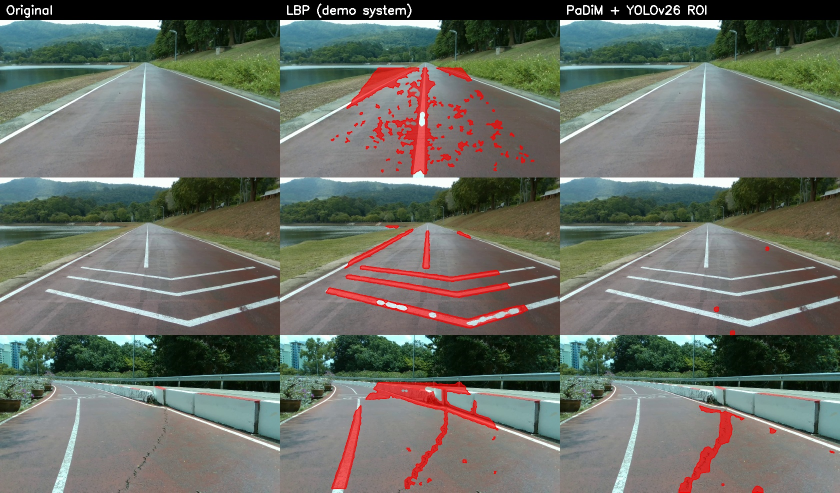
#> input picture results/evaluation/qualitative_lbp_vs_padim_real.jpg, 1680 x 985 px (shown at 1/2 size); its folder holds only this picture in this run
$ python figure_traditional_steps.py ../results/evaluation/qualitative_lbp_vs_padim_real.jpg
#> lines starting #> are read from the running program, lines starting #| are printed output that depends on the picture; after the words box and inside, x2 and y2 are one past the last pixel; in counts of white or black regions, pixels touching at a corner belong together
### roi/traditional_segment.py
"""
Traditional Computer-Vision Segmentation of the Whole Running-Track Area
==========================================================================
Project: track-segmentation-ver2

APPROACH
--------
The running track in this dataset is a painted reddish/maroon rubber
surface that is visually distinct from its surroundings (green grass, gray
concrete curbs, water, sky, trees) in every sample image. We combine two
classical, non-learned signals:

  1. COLOR: convert BGR -> CIE LAB and Otsu-threshold the 'a' channel
     (green<->red axis, lighting-largely-invariant) to get a binary
     "reddish" mask. Otsu (rather than a fixed cutoff) re-derives the
     threshold per image, since ambient lighting shifts across the dataset
     (sun vs. overcast).
  2. FIELD-OF-VIEW PRIOR: every image comes from the same fixed,
     chest/head-mounted camera walking down the track, so the track's
     on-screen position is dataset-consistent -- narrow near a vanishing
     point around y=24% of the frame height, widening toward the bottom.
     ENVELOPE_PRIOR below is that corridor, measured directly from the
     TRAIN split's ground-truth polygons only (see derive_envelope_prior.py
     -- 1st/99th percentile of the track's left/right extent at each row,
     plus a 5% safety margin), never from validation or test data.
     Intersecting the color mask with this corridor BEFORE the
     connected-component step is what actually fixes the main failure mode
     of a color-only threshold on this dataset: dry, reddish-brown
     grass/dirt patches near the shoreline or embankment can share the
     track's hue and, once morphologically closed, get pulled into the
     "largest component" as one blob with the real track. Cutting the
     prior's corridor first disconnects those patches from the track blob
     at the point they'd otherwise bridge together, so they're excluded
     by the largest-component step instead of merged into it.
  3. Morphological CLOSE (elliptical kernel) to bridge the thin white
     lane-marking line down the middle of the track.
  4. Keep only the LARGEST connected component (now, thanks to step 2,
     this reliably picks out just the track). This is the COARSE mask;
     its per-row leftmost/rightmost x is the coarse left/right boundary.
  5. EDGE SNAP (hybrid refinement): most images in this dataset have a
     painted white stripe running along the track's outer edge (in
     addition to the center line), a strong, consistent, high-contrast
     feature -- much cleaner than the color-region boundary itself, which
     follows the rubber surface's texture noise. For each row, search a
     small window around the coarse boundary for a locally bright peak
     in the LAB 'L' channel (the white stripe) and snap the boundary to
     its outer edge if the peak is prominent enough AND close enough to
     the coarse boundary (see SNAP_* params). Otherwise keep the coarse
     boundary for that row (graceful fallback -- e.g. where the stripe is
     faded, occluded, or the color region itself was already wrong, this
     step intentionally does not try to relocate the boundary by more
     than SNAP_MAX_SHIFT_PX). A light median filter across rows then
     smooths residual per-row jitter. The final mask is built by filling
     between the two smoothed boundary curves per row -- which, unlike
     steps 3-4's region mask, has no interior holes by construction (a
     glare/highlight patch on the track surface no longer creates a gap,
     since interior pixel color is never consulted after the boundary is
     set).

PARAMETERS
----------
  MORPH_CLOSE_KERNEL = 25  (px, elliptical) -- bridges the ~10-15px-wide
      white center line at 1280x720 without over-smoothing the outer edge.
  ENVELOPE_PRIOR -- see derive_envelope_prior.py; derived from train GT only.
  SNAP_WINDOW_PX = 14      -- how far out from the coarse boundary to look
      for the white edge stripe. Kept small deliberately: a wider window
      also reaches the bright concrete curb just past the stripe, which
      would hijack the peak search and snap the boundary too far out.
  SNAP_PROMINENCE = 30     -- required brightness peak vs. the window's
      median, to accept it as "a real stripe" rather than surface noise.
  SNAP_DROP = 20           -- once at the peak, walk outward while
      brightness stays within this drop, to land on the stripe's outer
      edge (the true track/background boundary) rather than its center.
  SNAP_MAX_SHIFT_PX = 12   -- reject a snap that would move the boundary
      further than this from the coarse estimate (guards against locking
      onto an unrelated bright feature further away).
  ROW_MEDIAN_FILTER = 7    -- rows, smooths residual jitter/outliers in
      the per-row boundary curve.

WHY THIS METHOD FITS THIS DATASET
----------------------------------
  - Single, consistent track material/color across the dataset -- a global
    color threshold is a reasonable, cheap alternative to a learned model.
  - Single, consistent camera mounting/walking path across the dataset --
    a train-GT-derived field-of-view corridor is a reasonable geometric
    prior for the same reason the original track-segmentation project
    could calibrate a fixed ROI to its one camera setup.
  - No lane-graph/perspective BEV fitting is required (unlike the original
    project's 3-line pipeline), since the goal is one whole-track blob.

ASSUMPTIONS / LIMITATIONS
--------------------------
  - Assumes new images share the training data's camera framing (same
    mount height/angle, walking the same track). A camera pointed very
    differently would need ENVELOPE_PRIOR re-derived (or dropped).
  - Assumes the track is the largest reddish region inside that corridor.
    ENVELOPE_PRIOR is a *union* across the training set, so on a handful
    of frames it stays wide enough for a reddish-brown shoreline/dirt
    patch to survive alongside the real track within the corridor -- the
    edge-snap step does not fix this case (there is no white stripe
    between the two, since the patch itself isn't a real track edge), so
    a few frames still show this residual over-segmentation. This is a
    known limitation, not one the edge-snap step claims to solve.
  - Assumes the white edge stripe is visible/unbroken for the edge-snap
    step; where it's faded, occluded, or absent (SNAP_PROMINENCE not
    met), that row silently falls back to the coarse color-region
    boundary, which reintroduces that boundary's own texture-noise
    jaggedness locally.
  - Purely per-frame -- no temporal smoothing (each test image is
    evaluated independently, matching the evaluation protocol).
"""
from __future__ import annotations

import cv2
import numpy as np

MORPH_CLOSE_KERNEL_PX = 25

SNAP_WINDOW_PX = 14
SNAP_PROMINENCE = 30
SNAP_DROP = 20
SNAP_MAX_SHIFT_PX = 12
ROW_MEDIAN_FILTER = 7

# See derive_envelope_prior.py -- (row_frac, x_min_frac, x_max_frac) control
# points measured from the TRAIN split's GT polygons (1st/99th percentile of
# track extent per row + 5% margin). Rows above the first entry never
# contain track in the training data, so are excluded entirely.
ENVELOPE_PRIOR = [
    (0.2375, 0.50, 0.50),
    (0.25, 0.4539, 0.8475), (0.275, 0.3743, 0.6747), (0.3, 0.3060, 0.7013),
    (0.325, 0.2762, 0.7374), (0.35, 0.2457, 0.7772), (0.375, 0.2097, 0.8129),
    (0.4, 0.1734, 0.8543), (0.425, 0.1305, 0.8925), (0.45, 0.0904, 0.9291),
    (0.475, 0.0547, 0.9655), (0.5, 0.0216, 1.0000), (0.525, 0.0000, 1.0000),
    (1.0, 0.0000, 1.0000),
]

_prior_cache: dict[tuple[int, int], np.ndarray] = {}


def build_envelope_prior_mask(h: int, w: int) -> np.ndarray:
    """Binary mask (255 = allowed) for the field-of-view corridor at this
    image size, interpolated from ENVELOPE_PRIOR. Cached per (h, w)."""
    key = (h, w)
    if key in _prior_cache:
        return _prior_cache[key]

    mask = np.zeros((h, w), dtype=np.uint8)
    rows = np.array([e[0] for e in ENVELOPE_PRIOR])
    xmins = np.array([e[1] for e in ENVELOPE_PRIOR])
    xmaxs = np.array([e[2] for e in ENVELOPE_PRIOR])
    y_start = int(rows[0] * h)
    for y in range(y_start, h):
        r = y / h
        xmin = int(np.interp(r, rows, xmins) * w)
        xmax = int(np.interp(r, rows, xmaxs) * w)
        mask[y, xmin:xmax + 1] = 255

    _prior_cache[key] = mask
    return mask


def _coarse_color_mask(frame_bgr: np.ndarray, lab: np.ndarray) -> np.ndarray:
    """Steps 1-4 of the docstring: Otsu on LAB 'a' + envelope prior + close +
    largest connected component. This is the coarse/fallback region -- its
    per-row leftmost/rightmost x feeds the edge-snap step below."""
    h, w = frame_bgr.shape[:2]
    a_channel = lab[:, :, 1]
    _, reddish = cv2.threshold(a_channel, 0, 255, cv2.THRESH_BINARY + cv2.THRESH_OTSU)

    prior = build_envelope_prior_mask(h, w)
    reddish = cv2.bitwise_and(reddish, prior)

    close_kernel = cv2.getStructuringElement(cv2.MORPH_ELLIPSE,
                                              (MORPH_CLOSE_KERNEL_PX, MORPH_CLOSE_KERNEL_PX))
    closed = cv2.morphologyEx(reddish, cv2.MORPH_CLOSE, close_kernel)

    n, labels, stats, _ = cv2.connectedComponentsWithStats(closed, connectivity=8)
    if n <= 1:
        return np.zeros_like(closed)
    largest_label = 1 + int(np.argmax(stats[1:, cv2.CC_STAT_AREA]))
    return np.where(labels == largest_label, 255, 0).astype(np.uint8)


def _row_median_filter(values: np.ndarray, k: int) -> np.ndarray:
    """Median filter over valid (>=0) entries of a 1D per-row array,
    ignoring invalid (-1) neighbors instead of treating them as zero."""
    out = values.copy()
    half = k // 2
    for i in range(len(values)):
        if values[i] < 0:
            continue
        window = values[max(0, i - half):i + half + 1]
        window = window[window >= 0]
        if len(window):
            out[i] = np.median(window)
    return out


def segment_track_traditional(frame_bgr: np.ndarray) -> np.ndarray:
    """
    Segment the whole running-track area using classical image processing:
    a coarse color+geometric-prior region (see _coarse_color_mask), refined
    per row by snapping to the track's white edge stripe where visible
    (see module docstring's "EDGE SNAP" step). Returns a binary mask
    (uint8, {0, 255}) the same size as frame_bgr.
    """
    h, w = frame_bgr.shape[:2]
    lab = cv2.cvtColor(frame_bgr, cv2.COLOR_BGR2LAB)
    L = cv2.GaussianBlur(lab[:, :, 0], (5, 1), 0).astype(np.float32)

    coarse = _coarse_color_mask(frame_bgr, lab)
    rows_with_track = np.nonzero(coarse.any(axis=1))[0]
    if len(rows_with_track) == 0:
        return np.zeros((h, w), dtype=np.uint8)
    y0, y1 = int(rows_with_track.min()), int(rows_with_track.max())

    left_edge = np.full(h, -1, dtype=np.float32)
    right_edge = np.full(h, -1, dtype=np.float32)

    def snap(peak_search_lo, peak_search_hi, coarse_x, walk_sign):
        seg = L[y, peak_search_lo:peak_search_hi]
        if len(seg) <= 3:
            return coarse_x
        peak_i = int(np.argmax(seg))
        peak_v = seg[peak_i]
        if peak_v - np.median(seg) <= SNAP_PROMINENCE:
            return coarse_x
        j = peak_i
        while 0 <= j + walk_sign < len(seg) and seg[j + walk_sign] > peak_v - SNAP_DROP:
            j += walk_sign
        candidate = peak_search_lo + j
        return candidate if abs(candidate - coarse_x) <= SNAP_MAX_SHIFT_PX else coarse_x

    for y in range(y0, y1 + 1):
        xs = np.nonzero(coarse[y])[0]
        if len(xs) == 0:
            continue
        lb, rb = int(xs.min()), int(xs.max())
        left_edge[y] = snap(max(0, lb - SNAP_WINDOW_PX), min(w, lb + SNAP_WINDOW_PX), lb, walk_sign=-1)
        right_edge[y] = snap(max(0, rb - SNAP_WINDOW_PX), min(w, rb + SNAP_WINDOW_PX), rb, walk_sign=+1)

    left_edge = _row_median_filter(left_edge, ROW_MEDIAN_FILTER)
    right_edge = _row_median_filter(right_edge, ROW_MEDIAN_FILTER)

    mask = np.zeros((h, w), dtype=np.uint8)
    for y in range(y0, y1 + 1):
        if left_edge[y] < 0 or right_edge[y] < 0:
            continue
        l = int(max(0, left_edge[y]))
        r = int(min(w - 1, right_edge[y]))
        if r > l:
            mask[y, l:r + 1] = 255

    return mask


# [20 lines that do not run on import are left out]

### evaluation/figure_traditional_steps.py
"""
Figure: step-by-step output of the traditional (non-deep-learning) track ROI
method in roi/traditional_segment.py, for the report's theory section.

Usage:
    python evaluation/figure_traditional_steps.py <image> [--out results/evaluation/traditional_steps.jpg]
"""
import argparse
import sys
from pathlib import Path

import cv2
import numpy as np

ROOT = Path(__file__).resolve().parent.parent
sys.path.insert(0, str(ROOT / "roi"))
import traditional_segment as ts

TILE_W, TILE_H = 560, 315


def tile(img, label):
    t = cv2.resize(img if img.ndim == 3 else cv2.cvtColor(img, cv2.COLOR_GRAY2BGR), (TILE_W, TILE_H))
    cv2.rectangle(t, (0, 0), (TILE_W, 34), (0, 0, 0), -1)
    cv2.putText(t, label, (10, 24), cv2.FONT_HERSHEY_SIMPLEX, 0.7, (255, 255, 255), 2)
    return t


def overlay(img, mask, color):
    out = img.copy()
    out[mask > 0] = (0.5 * out[mask > 0] + 0.5 * np.array(color)).astype(np.uint8)
    return out


def main():
    ap = argparse.ArgumentParser()
    ap.add_argument("image", type=Path)
    ap.add_argument("--out", type=Path, default=ROOT / "results" / "evaluation" / "traditional_steps.jpg")
    args = ap.parse_args()

    img = cv2.imread(str(args.image))
#> img is the input picture: shape (985, 1680, 3); mean B, G, R 99, 108.1, 105.2
    h, w = img.shape[:2]
    lab = cv2.cvtColor(img, cv2.COLOR_BGR2LAB)
#> lab: shape (985, 1680, 3); mean of channels 0, 1, 2 114.8, 125.5, 133.6
    a = lab[:, :, 1]
    _, otsu = cv2.threshold(a, 0, 255, cv2.THRESH_BINARY + cv2.THRESH_OTSU)
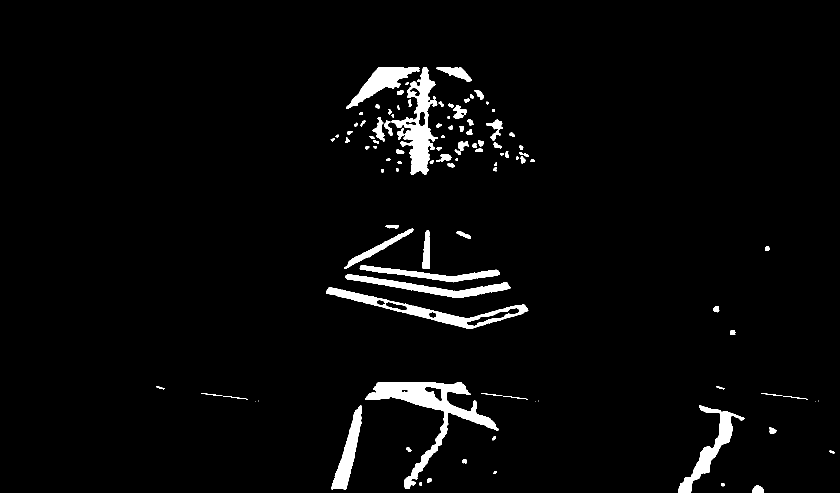
#> otsu: shape (985, 1680) (shown at 1/2 size); 3.4% white; 102 white regions (6 under 20 px), largest, box (x1, y1, x2, y2) and area: (730, 764, 998, 978) 10928, (783, 134, 876, 350) 7567, (652, 574, 1057, 658) 6003
    prior = ts.build_envelope_prior_mask(h, w)
#> after the loop in build_envelope_prior_mask, `for y in range(y_start, h):`:
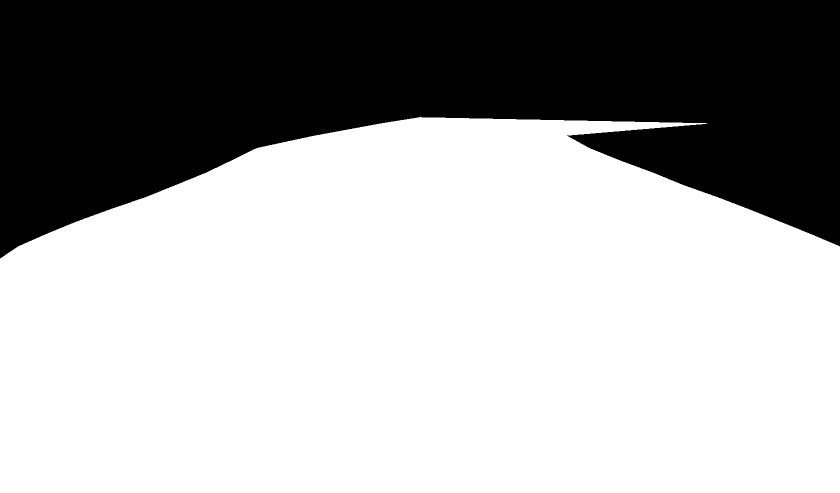
#> mask: shape (985, 1680) (shown at 1/2 size); 65.6% white; 1 black region, box (x1, y1, x2, y2) and area: (0, 0, 1680, 517) 569095
    coarse = ts._coarse_color_mask(img, lab)
#> in _coarse_color_mask, `n, labels, stats, _ = cv2.connectedComponentsWithStats(closed, connect..`:
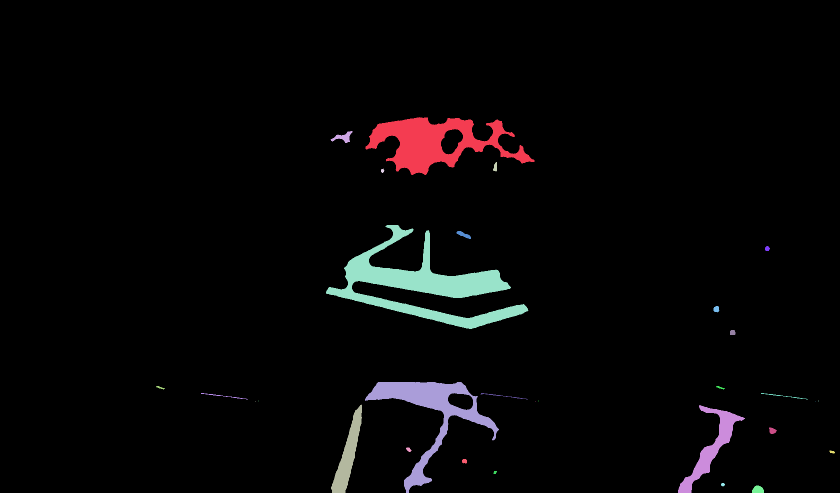
#> labels: shape (985, 1680) int32 (shown at 1/2 size); 31 distinct labels, from 0 to 30; one colour per label, 0 black
#> in _coarse_color_mask, `n, labels, stats, _ = cv2.connectedComponentsWithStats(closed, connect..`: n = 31; stats = 31 rows, first 6: [0, 0, 1680, 985, 1589604], [731, 234, 338, 116, 16963], [661, 262, 44, 24, 435], [986, 324, 8, 19, 107], [762, 337, 7, 9, 42], [652, 450, 405, 208, 23851]
#> in _coarse_color_mask, `largest_label = 1 + int(np.argmax(stats[1:, cv2.CC_STAT_AREA]))`: largest_label = 5
    final = ts.segment_track_traditional(img)
#> in segment_track_traditional, `L = cv2.GaussianBlur(lab[:, :, 0], (5, 1), 0).astype(np.float32)`:
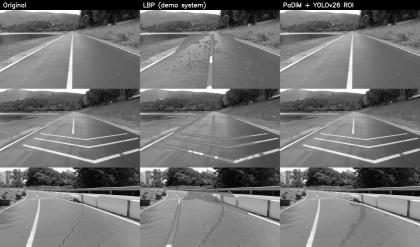
#> L: shape (985, 1680) float32 (shown at 1/4 size); min 0, max 255, mean 114.8
#> in segment_track_traditional, `rows_with_track = np.nonzero(coarse.any(axis=1))[0]`: rows_with_track = 208 values from 450 to 657
#> in segment_track_traditional, `y0, y1 = int(rows_with_track.min()), int(rows_with_track.max())`: y0 = 450; y1 = 657
#> the loop in segment_track_traditional, `for y in range(y0, y1 + 1):` made 208 passes
#> (lb, rb) on passes 1 to 3: (774, 795), (772, 797), (771, 797)
#> after the loop in segment_track_traditional, `for y in range(y0, y1 + 1):`: left_edge = 985 values, max 938 at index 657, min -1 at index 0, mean 156.8; right_edge = 985 values, max 1063 at index 615, min -1 at index 0, mean 194.9
#> in _row_median_filter, `out = values.copy()`: out has the same summary as left_edge in segment_track_traditional
#> after the loop in _row_median_filter, `for i in range(len(values)):`: out = 985 values, max 930 at index 657, min -1 at index 0, mean 156.8
#> in segment_track_traditional, `left_edge = _row_median_filter(left_edge, ROW_MEDIAN_FILTER)`: left_edge has the same summary as out in _row_median_filter
#> in segment_track_traditional, `right_edge = _row_median_filter(right_edge, ROW_MEDIAN_FILTER)`: right_edge = 985 values, max 1060 at index 615, min -1 at index 0, mean 194.9
#> the loop in segment_track_traditional, `for y in range(y0, y1 + 1):` made 208 passes
#> (l, r) on passes 1 to 3: (771, 797), (772, 797), (772, 797)

    prior_vis = overlay(img, otsu & prior, (0, 200, 255))
    cnts, _ = cv2.findContours(prior, cv2.RETR_EXTERNAL, cv2.CHAIN_APPROX_SIMPLE)
    cv2.drawContours(prior_vis, cnts, -1, (255, 0, 255), 3)
#> prior_vis: shape (985, 1680, 3); mean B, G, R 99.9, 108.8, 107.4
    a_vis = cv2.normalize(a, None, 0, 255, cv2.NORM_MINMAX)          # a* shown as a grey-level image

    tiles = [tile(img, "(a) Input image"), tile(a_vis, "(b) a* channel (CIE L*a*b*)"),
             tile(otsu, "(c) Otsu threshold on a*"), tile(prior_vis, "(d) FOV prior (magenta) applied"),
             tile(overlay(img, coarse, (0, 200, 255)), "(e) Closing + largest component"),
             tile(overlay(img, final, (0, 0, 255)), "(f) Edge snap + row fill (final)")]
#> call 3 of tile, with label = '(c) Otsu threshold on a*'
#> in tile (call 3), `cv2.putText(t, label, (10, 24), cv2.FONT_HERSHEY_SIMPLEX, 0.7, (255, 2..`:
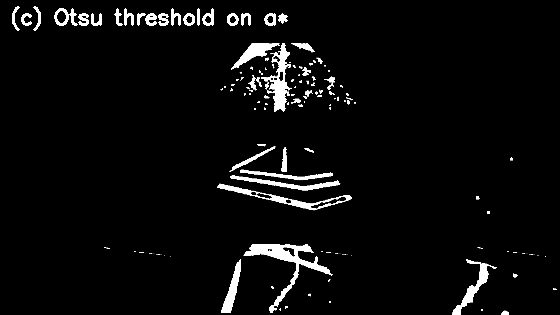
#> t: shape (315, 560, 3); min 0, max 255, mean 11.2
#> in tile (call 6), `cv2.putText(t, label, (10, 24), cv2.FONT_HERSHEY_SIMPLEX, 0.7, (255, 2..`:
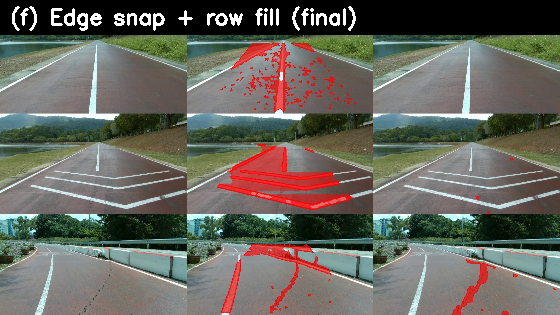
#> t: shape (315, 560, 3); mean B, G, R 93.8, 102.2, 103.7
    grid = cv2.vconcat([cv2.hconcat(tiles[:3]), cv2.hconcat(tiles[3:])])
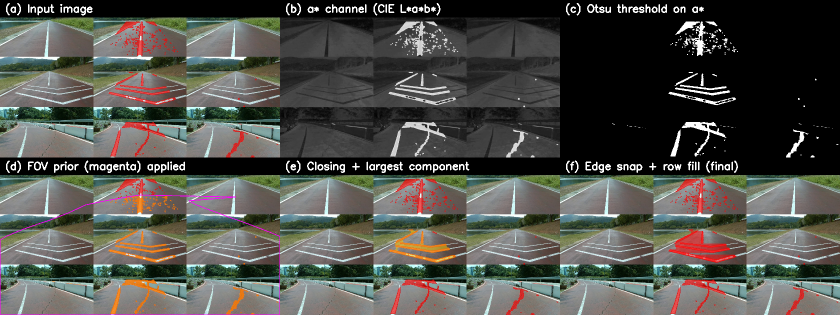
#> grid: shape (630, 1680, 3) (shown at 1/2 size); mean of channels 0, 1, 2 74.3, 80.1, 80.2; drawn as B, G, R
    args.out.parent.mkdir(parents=True, exist_ok=True)
    cv2.imwrite(str(args.out), grid)
    print(f"saved: {args.out}")


if __name__ == "__main__":
    main()
